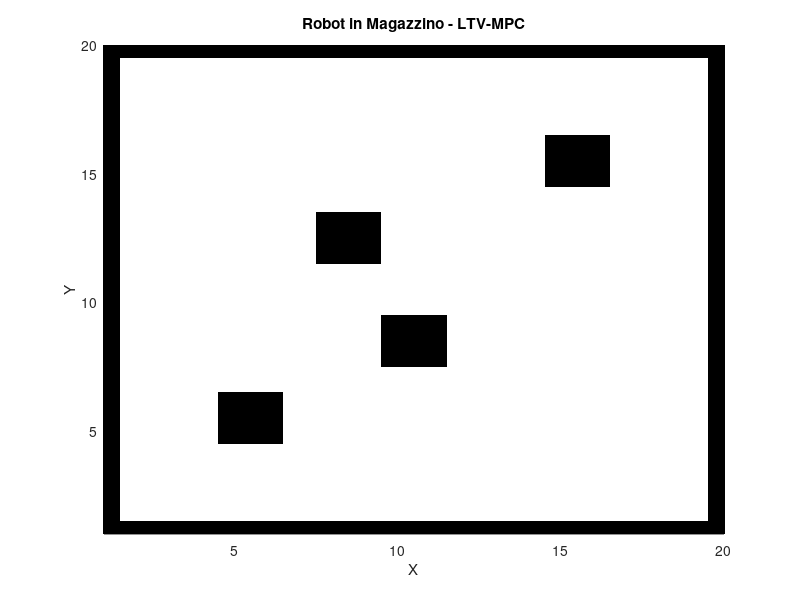

This chart was generated by the following MATLAB code: (Note: this script raises an error after producing the figure.)
clear;
clc;
close all;
%% ---------------- Creazione mappa ----------------
W = 20; H = 20;        % dimensione mappa (colonne x righe)
map = zeros(H,W);
map(1,:) = 1; map(end,:) = 1; map(:,1) = 1; map(:,end) = 1; % muri perimetrali
% Tavoli statici rappresentano gli ostaoli all'interno del nostro warehouse
 tables = [5 5; 8 10; 12 8; 15 15];
 for k_map = 1:size(tables,1)
        r = tables(k_map,1);
        c = tables(k_map,2);
        map(r:r+1, c:c+1) = 1;   % blocchi 2x2
 end

%% Parametri del controllo
T = 800; % Tempo totale di simulazione
T_c = 20; % Orizzonte di controllo, definisce la lunghezza dell'intervallo di tempo della previsione con cui il robot pianifica la sua traiettoria  
n = 3; % Numero di stati [x, y, theta]
m = 2; % Numero di ingressi di controllo [v, omega]

% Parametri del modello Cinematico (utilizzati per linearizzare)
v_r = 0.35; % Velocità lineare di riferimento (usata per B_k)
T_s = 0.05; % Periodo di campionamento

% Stato di riferimento (Obiettivo da raggiungere)
x_ref = [15; 18; 0]; % Obiettivo: X=15, Y=18, Theta=0

% Q e R Matrici di costo
Q = diag([10, 10, 0.5]); % Matrice di costo sugli stati
% Q penalizza la deviazione dello stato previsto dal robot, dallo stato di
% riferimento X ref, in questo caso andiamo a penalizzare maggiormente
% l'errore di posizione rispetto all'errore di orientamento
R = 0.1 * eye(m); % Matrice di costo sugli ingressi
% R invece penalizza l'energia  e lo sforzo di controllo, evitando che il
% robot possa chiedere input troppo grandi irregolari o oscillanti, nel
% nostro caso i pesi sia su v che w sono uniformi e molto meno penalizzanti
% rispetto a quelli in Q
Q_f = Q; % Matrice di costo terminale

x(:, 1) = [4; 8; pi/4]; % Stato iniziale
% scriviamo i limiti agli ingressi dati nel paper 
u_min = [-0.47; -3.3]; % Limiti inferiori [v_min; omega_min]
u_max = [0.47; 3.3]; % Limiti superiori [v_max; omega_max]

%% Simulazione e Ottimizzazione MPC
figure;
hold on;
% Fissa i limiti degli assi per la visualizzazione della mappa
axis([1 W 1 H]); 
title('Robot in Magazzino - LTV-MPC');
xlabel('X');
ylabel('Y');
grid on;

% Placeholder per simboli corretti nella legenda
h_fixed = plot(NaN, NaN, 's', 'Color', [0, 0, 0], 'MarkerFaceColor', [0, 0, 0]);
h_robot = plot(NaN, NaN, 'o', 'Color', [0.1, 0.1, 0.8], 'MarkerFaceColor', [0.1, 0.1, 0.8]);
h_goal = plot(NaN, NaN, 'o', 'Color', [1, 0, 0], 'MarkerFaceColor', [1, 0, 0]);
h_trajectory = plot(NaN, NaN, '-', 'Color', [0, 0, 1]);
legend([h_fixed, h_robot, h_goal, h_trajectory], ...
       {'Ostacoli Fissi', 'Robot', 'Goal', 'Traiettoria'}, 'Location', 'northeast');

for k = 1:T-1    % usiamo il ciclo for per iniziare la simulazione
   % Visualizzazione del magazzino
   cla; % clear axes, serve a creare l'effetto di animazione

   % ---------------- LTV-MPC: LINEARIZZAZIONE ALLO STATO CORRENTE ----------------
   
   % Riferimento di linearizzazione: Orientazione attuale del robot
   theta_k = x(3, k); % è fondamentale perchè invece di avere un orientazione fissa in questo modo avremo 
   % l'orientazione allo stato attuale del robot, ed è fondamentale per
   % linearizzare e cambiare in maniera continua ad ogni passo A e B, in
   % quanto sia il seno che il coseno dipendono da k
   
   % Le matrici A e B cambiano ad ogni passo (A_k e B_k)
   A_k = [1, 0, -v_r * sin(theta_k) * T_s;
         0, 1,  v_r * cos(theta_k) * T_s;
         0, 0,  1]; % Matrice di stato dipendente da theta_k
         
   B_k = [cos(theta_k) * T_s, 0;
         sin(theta_k) * T_s, 0;
         0,                  T_s]; % Matrice di controllo dipendente da theta_k
   % in questo modo andiamo ad aggiornare il controller dopo ogni istante
   % trasformando un problema non lineare difficile in una serie di
   % problemi lineari semplici, consentendo un controllo efficace
         
   % ---------------- FINE LTV-MPC LINEARIZZAZIONE ----------------
   % NB = siamo sempre all'interno del ciclo for principale
   % Visualizzazione degli ostacoli fissi dalla matrice 'map'
   imagesc(map);  % visualizziamo la mappa come un immagine
   colormap([1 1 1; 0 0 0]); % Colori: 0=Bianco (libero), 1=Nero (ostacoli e mura)
   axis([1 W 1 H]);  % fissa i limiti degli assi andando da 1 a 20
   set(gca, 'YDir', 'normal'); % Allinea l'asse Y con la convenzione cartesiana
 
   %%---------------- Controllo MPC -------------------------------
   % Si passa A_k e B_k alla funzione di costo
   cost_function = @(u) my_MPC_costfunction(u, A_k, B_k, x(:, k), x_ref, T_c, Q, Q_f, R, map, W, H);
   % la cost function rappresenta la funzione obiettivo che deve essere
   % minimizzata, fondamentale come notiamo da @ è che solo il vettore u è
   % la variabile di ottimizzazione
   u_guess = zeros(m * T_c, 1); % Ipotesi iniziale dell'ingresso al primo istante
   options = optimoptions('fmincon', 'Display', 'off'); % configura il solver fmincon
   lb = repmat(u_min, T_c, 1); 
   ub = repmat(u_max, T_c, 1);
   % aggiorniamo sempre ad ogni passo anche i limiti inferiori e superiori
   
   % OTTIMIZZAZIONE
   u_opt = fmincon(cost_function, u_guess, [], [], [], [], lb, ub, [], options);
   % questa è la riga che esegue l'ottimizzazione , riceve la funzione di
   % costo,l'ipotesi iniziale  e i limiti e calcola l'intera sequenza di
   % ingressi di controllo ottimali Uopt per l'orizzonte Tc=20

   % Applica il primo ingresso ottimale
   u_k = u_opt(1:m); % in questo modo l'MPC utilizza solo il primo vettore di controllo della sequenza ottimale,
   % gli input successivi vengono scartati perche ricalcolati
   % all'istante k+1
   
   % PROPAGAZIONE DELLO STATO REALE (USA A_k e B_k)
   x(:, k+1) = A_k * x(:, k) + B_k * u_k;  % calcolo del nuovo stato del robot
   
   % Disegna il robot (con marker semplice per coerenza con imagesc)
   plot(x(1, k), x(2, k), 'o', 'MarkerSize', 8, 'MarkerFaceColor', [0.1, 0.1, 0.8], 'MarkerEdgeColor', 'k');
   
   % Disegna il goal
   plot(x_ref(1), x_ref(2), 'ro', 'MarkerSize', 10, 'MarkerFaceColor', 'r');
   
   % Pausa per visualizzazione
   pause(0.05);
end  % chiudiamo il ciclo for k=1:T-1

% Disegna la traiettoria completa del robot
plot(x(1, :), x(2, :), 'b-', 'LineWidth', 3);


%% Funzione di costo (LTV + Collisione a Penalità)
function J = my_MPC_costfunction(u, A, B, x0, x_ref, T_c, Q, Q_f, R, map, W, H)
 % definiamo la funzione di costo che riceve la sequenza di u e tutti i
 % parametri fissi, J è il risultato scalare finale, ed fmincon lavora per
 % rendere J quanto più piccolo possibile

m = size(B, 2);   % calcola il numero di ingressi di controllo, in questo caso 2
   x = x0; 
   J = 0;    % inizializza lo stato per la previsione con lo stato attuale misurato     
   
   % AUMENTA QUESTA PENALITÀ se il robot continua a schiantarsi!
   J_collision = 1e8; % Costo di penalità molto alto per penalizzare qualsiasi collisione prevista

   % Inizia adesso il ciclo di previsione sull'orizzonte di controllo
   for t = 1:T_c
       u_t = u((t-1)*m+1:t*m);
       
       % Previsione dello Stato (usa le matrici A e B del passo k)
       x = A * x + B * u_t; 
       
       % ---------------- LOGICA DI COLLISIONE ----------------
       
       % 1. Conversione delle coordinate continue [x, y] in indici di cella [riga, colonna]
       r = round(x(2)); 
       c = round(x(1)); 
       
       % 2. Saturazione (necessaria per rimanere nei limiti della matrice [1, H] e [1, W])
       r = max(1, min(H, r));
       c = max(1, min(W, c));
       
       % 3. Check e Penalità
       if map(r, c) == 1
           % Se la cella prevista è un ostacolo, aggiunge il costo enorme
           J = J + J_collision;  % avremo quindi un costo enorme che porterà il robot ad evitarlo
       end
       
       % ---------------- FINE LOGICA ----------------
       
       % Costi standard (Quadratic Cost) % aggiunge i costi standard ad
       % ogni passo
       J = J + (x - x_ref)' * Q * (x - x_ref) + u_t' * R * u_t;
   end 
   
   % Costo Terminale, si calcola quando il ciclo di previsione è finito, si
   % aggiunge il costo utilizzando la matrice di peso temrinale Qf, questo
   % incoraggia la traiettoria ad avvicinarsi il più possibile
   % all'obiettivo
   J = J + (x - x_ref)' * Q_f * (x - x_ref);
end
